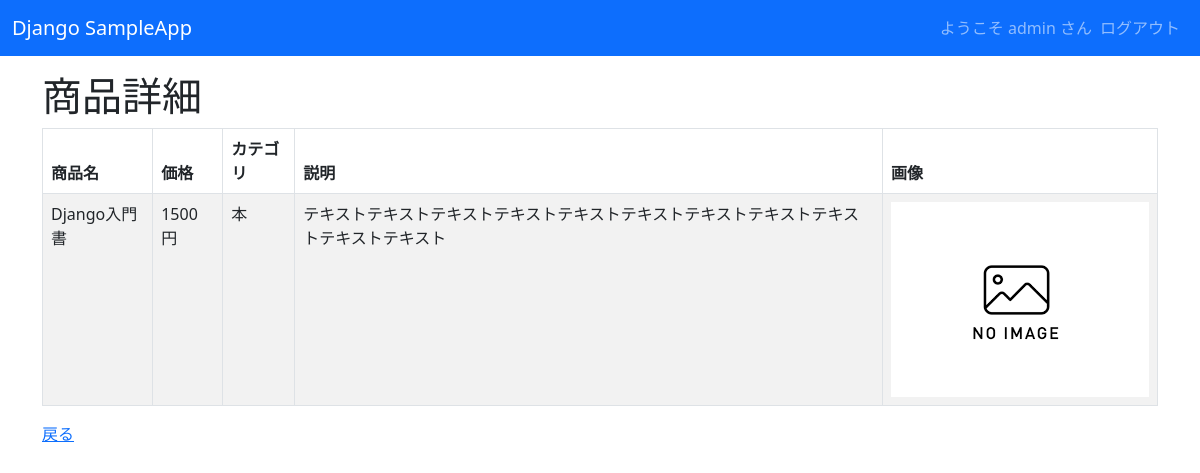
The app's page /sample_app/detail1 (signed in) with its own data.
### sample_app/models.py (models this page shows, shortened)
class Product(models.Model):
    name = models.CharField(max_length=200)
    price = models.PositiveIntegerField()
    category = models.ForeignKey(Category, on_delete=models.CASCADE) #リレーション
    img = models.ImageField(blank=True, default='noImage.png')
    content = models.TextField(blank=True, null=True)#説明欄　空欄などを許可する

class Category(models.Model):
    name = models.CharField(max_length=200)
    def __str__(self):
        return self.name

### sample_app/views.py (the view)
# urls.py: path('sample_app/detail<int:pk>', views.ProductDetailView.as_view(), name="detail"), #詳細ページURL
class ProductDetailView(LoginRequiredMixin, DetailView):
    model = Product

### sample_app/templates/sample_app/product_detail.html (shortened to what this page needs)
{% extends "base.html" %}
{% block content %}
	<h1>商品詳細</h1>
	<table class="table table-striped table-hover table-bordered">
			<thead>
				<tr>
					<th>商品名</th>
					<th>価格</th>
					<th>カテゴリ</th>
					<th>説明</th>
					<th>画像</th>
				</tr>
			</thead>
				<tr>
					<td>{{ product.name}}</td>
					<td>{{ product.price}} 円</td>
					<td>{{ product.category }}</td>
					<td>{{ product.content }}</td>
					<td><img src="{{ product.img.url }}" style="width: 100px height: auto;"></td>
				</tr>
	</table>
    <a href="{% url 'list' %}">戻る</a>
{% endblock %}

### sample_app/templates/base.html (shortened to what this page needs)
<!DOCTYPE html>
<html lang="ja">
<head>
    <link href="https://cdn.jsdelivr.net/npm/bootstrap@5.3.0-alpha3/dist/css/bootstrap.min.css" rel="stylesheet">
</head>
<body>
    <nav class="navbar navbar-expand-lg navbar-dark bg-primary" style="margin-bottom: 1rem;">
        <div class="container-fluid">
            <a class="navbar-brand" href="{% url 'list' %}">Django SampleApp</a>
            <div class="collapse navbar-collapse" id="navbarNav">
                <ul class="navbar-nav ms-auto">
                    {% if request.user.is_authenticated %}
                    <span class="navbar-text">
                        ようこそ {{ user.get_username }} さん
                    </span>
                    <li class="nav-item">
                        <form action="{% url 'logout' %}" method="post">
                            <input class="nav-link" type="submit" value="ログアウト">
                        </form>
                    </li>
                    {% else %}
                        <li class="nav-item">
                            <a class="nav-link" href="{% url 'login' %}">ログイン</a>
                        </li>
                    {% endif %}
                </ul>
            </div>
        </div>
    </nav>
    <div class="container">
        <h1>{% block content %}{% endblock %}</h1>
    </div>
</body>
</html>

### records on screen
Product: name "Django入門書", price "1500", category "本", content "テキストテキストテキストテキストテキストテキストテキストテキストテキストテキストテキスト", img (placeholder picture)

### other values on screen
{{ user.get_username }} "admin"
